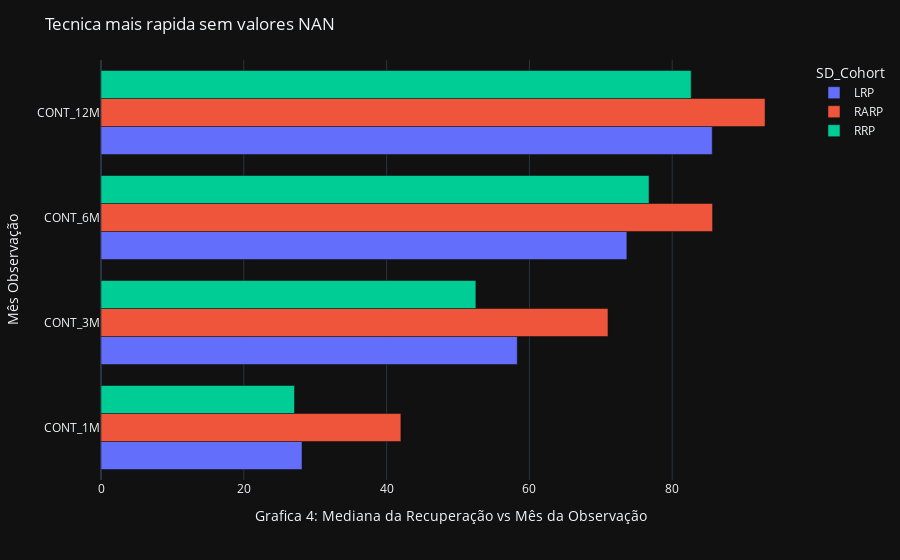

This figure's notebook cell:
### Markdown cell above
# Tecnica mais rapida sem valores NAN

### Code cell
df = df_csv.copy()
df = df[["SD_Cohort", 'CONT_1M', 'CONT_3M', 'CONT_6M', 'CONT_12M']].reset_index(drop=True)
df["CONT_1M"][df.loc[df["CONT_1M"] == 'na'].index[0]] = np.nan
df["CONT_1M"][df.loc[df["CONT_1M"] == "33..3"].index[0]] = 33.3
df["CONT_1M"] = pd.to_numeric(df["CONT_1M"])
# df[['CONT_1M', 'CONT_3M', 'CONT_6M', 'CONT_12M']] = df[['CONT_1M', 'CONT_3M', 'CONT_6M', 'CONT_12M']].fillna(0)

df2 = df.dropna()#.groupby(["SD_Cohort"]).median()
df2

a = pd.concat([df2.loc[df2["SD_Cohort"]=="LRP"].groupby("SD_Cohort").median(),
               df2.loc[df2["SD_Cohort"]=="RARP"].groupby("SD_Cohort").median(),
               df2.loc[df2["SD_Cohort"]=="RRP"].groupby("SD_Cohort").median()], axis=0)
               
#.set_index("SD_Cohort")
# print(a)
fig = a.T.plot.barh()
fig.update_layout(
    title = "Tecnica mais rapida sem valores NAN",
    dragmode="zoom",
    hovermode="x",
    barmode = "group",
    # legend = dict(traceorder="reversed"),
    template = "plotly_dark",
)

fig.update_yaxes(title = "Mês Observação")
fig.update_xaxes(title_text="Grafica 4: Mediana da Recuperação vs Mês da Observação")
fig.show()
# plotly.io.write_image(fig, "mas_rapida_sem_nan.jpg", format="jpg", width=1080, height=540)
fig.write_html(f"Grafico4.html")

### Figure 1 — Plotly figure (JSON) as saved in the notebook; plotly's stock layout.template omitted (floating-point values rounded to 4 significant figures)
{"data": [{"alignmentgroup": "True", "hovertemplate": "SD_Cohort=LRP<br>value=%{x}<br>index=%{y}<extra></extra>", "legendgroup": "LRP", "marker": {"color": "#636efa", "pattern": {"shape": ""}}, "name": "LRP", "offsetgroup": "LRP", "orientation": "h", "showlegend": true, "textposition": "auto", "type": "bar", "x": [28.15, 58.3, 73.65, 85.6], "xaxis": "x", "y": ["CONT_1M", "CONT_3M", "CONT_6M", "CONT_12M"], "yaxis": "y"}, {"alignmentgroup": "True", "hovertemplate": "SD_Cohort=RARP<br>value=%{x}<br>index=%{y}<extra></extra>", "legendgroup": "RARP", "marker": {"color": "#EF553B", "pattern": {"shape": ""}}, "name": "RARP", "offsetgroup": "RARP", "orientation": "h", "showlegend": true, "textposition": "auto", "type": "bar", "x": [42, 71, 85.65, 93], "xaxis": "x", "y": ["CONT_1M", "CONT_3M", "CONT_6M", "CONT_12M"], "yaxis": "y"}, {"alignmentgroup": "True", "hovertemplate": "SD_Cohort=RRP<br>value=%{x}<br>index=%{y}<extra></extra>", "legendgroup": "RRP", "marker": {"color": "#00cc96", "pattern": {"shape": ""}}, "name": "RRP", "offsetgroup": "RRP", "orientation": "h", "showlegend": true, "textposition": "auto", "type": "bar", "x": [27.1, 52.5, 76.75, 82.65], "xaxis": "x", "y": ["CONT_1M", "CONT_3M", "CONT_6M", "CONT_12M"], "yaxis": "y"}], "layout": {"barmode": "group", "dragmode": "zoom", "hovermode": "x", "legend": {"title": {"text": "SD_Cohort"}, "tracegroupgap": 0}, "margin": {"t": 60}, "title": {"text": "Tecnica mais rapida sem valores NAN"}, "xaxis": {"anchor": "y", "domain": [0, 1], "title": {"text": "Grafica 4: Mediana da Recuperação vs Mês da Observação"}}, "yaxis": {"anchor": "x", "domain": [0, 1], "title": {"text": "Mês Observação"}}}}
